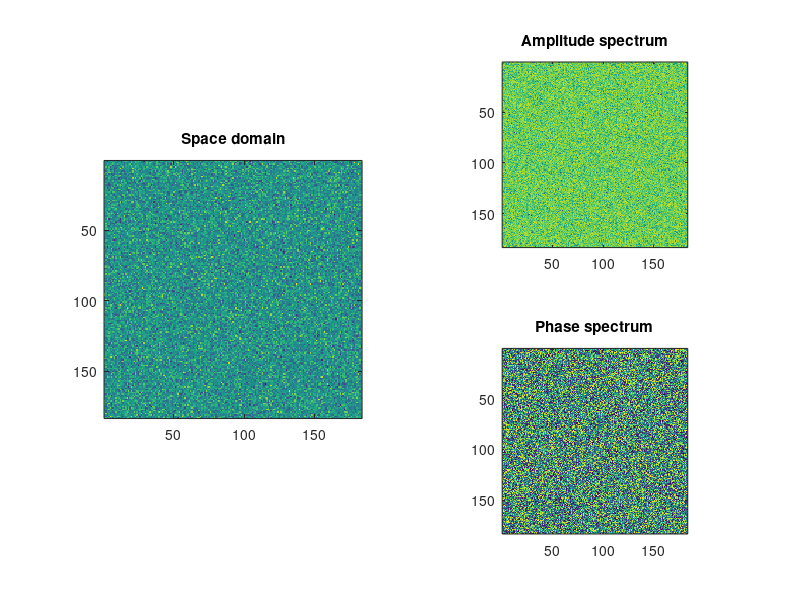

MATLAB code for this plot:
%2d sinwaves
%%% gabor patch
width = 20;   % width of gaussian
sinphs  = pi/4; % sine phase

lims = [-91 91]; %limits for the grid
[x,y] = ndgrid(lims(1):lims(2),lims(1):lims(2)); %create two 2d grids
xp = x*cos(sinphs) + y*sin(sinphs); %rotate coords
yp = y*cos(sinphs) - x*sin(sinphs);
gaus2d = exp(-(xp.^2 + yp.^2) ./ (2*width^2));
sine2d = sin( 2*pi*.02*xp );
img = sine2d .* gaus2d;


%%% white noise
img = randn(size(img));
% 
% 
% %%% portrait
% lenna = imread('Lenna.png');
% img   = double(mean(lenna,3));
% imgL  = img;
% 
% 
% %%% low-pass filtered Lenna
% width = .1;   % width of gaussian (normalized Z units)
% [x,y] = ndgrid(zscore(1:size(imgL,1)),zscore(1:size(imgL,2)));
% gaus2d= exp(-(x.^2 + y.^2) ./ (2*width^2)); % add 1- at beginning to invert filter
% imgX  = fftshift(fft2(imgL));
% img   = real(ifft2(fftshift(imgX.*gaus2d)));
% 
% 
% %%% high-pass filtered Lenna
% width = .3;   % width of gaussian (normalized Z units)
% [x,y] = ndgrid(zscore(1:size(imgL,1)),zscore(1:size(imgL,2)));
% gaus2d= 1-(exp(-(x.^2 + y.^2) ./ (2*width^2))); % add 1- at beginning to invert filter
% imgX  = fftshift(fft2(imgL));
% img   = real(ifft2(fftshift(imgX.*gaus2d)));
% 
% 
% 
% %%% phase-scrambled Lenna
% imgX  = fftshift(fft2(imgL));
% powr2 = abs(imgX);
% phas2 = angle(imgX);
% img   = real(ifft2(fftshift( powr2.*exp(1i*reshape(phas2(randperm(numel(phas2))),size(phas2))) )));





% power and phase spectra
imgX  = fftshift(fft2(img));
powr2 = log(abs(imgX));
phas2 = angle(imgX);

figure(2), clf
subplot(121)
imagesc(img), axis square
title('Space domain')

subplot(222)
imagesc(powr2), axis square
title('Amplitude spectrum')

subplot(224)
imagesc(phas2), axis square
title('Phase spectrum')